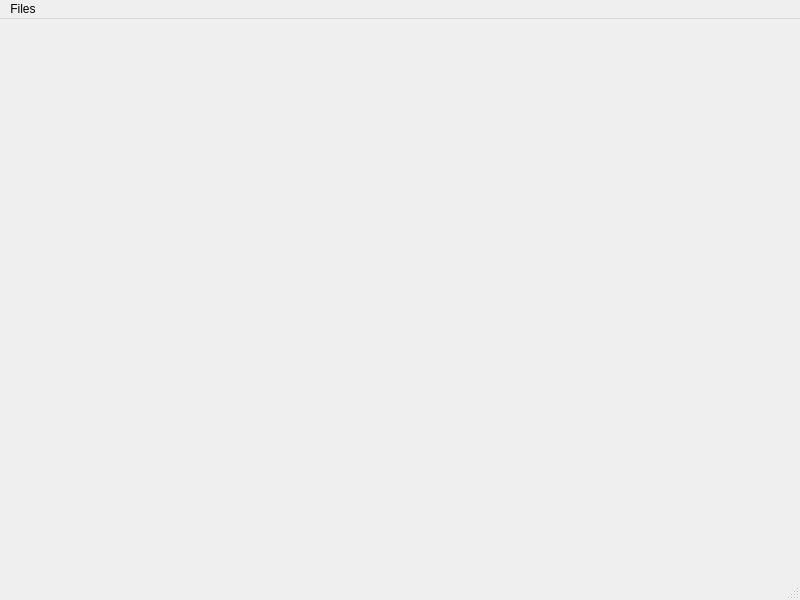
<?xml version="1.0" encoding="UTF-8"?>
<ui version="4.0">
 <class>MainWindow</class>
 <widget class="QMainWindow" name="MainWindow">
  <property name="geometry">
   <rect>
    <x>0</x>
    <y>0</y>
    <width>800</width>
    <height>600</height>
   </rect>
  </property>
  <property name="windowTitle">
   <string>MainWindow</string>
  </property>
  <widget class="QWidget" name="centralwidget"/>
  <widget class="QMenuBar" name="menubar">
   <property name="geometry">
    <rect>
     <x>0</x>
     <y>0</y>
     <width>800</width>
     <height>22</height>
    </rect>
   </property>
   <property name="styleSheet">
    <string notr="true"/>
   </property>
   <widget class="QMenu" name="menuFiles">
    <property name="title">
     <string>Files</string>
    </property>
    <addaction name="actionSave_Model"/>
   </widget>
   <addaction name="menuFiles"/>
  </widget>
  <widget class="QStatusBar" name="statusbar"/>
  <action name="actionLoad_Model">
   <property name="text">
    <string>Load Model</string>
   </property>
  </action>
  <action name="actionSave_Model">
   <property name="text">
    <string>Save Model</string>
   </property>
  </action>
 </widget>
 <resources/>
 <connections/>
</ui>
